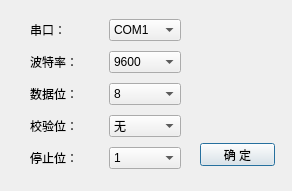
<?xml version="1.0" encoding="UTF-8"?>
<ui version="4.0">
 <class>COM</class>
 <widget class="QDialog" name="COM">
  <property name="geometry">
   <rect>
    <x>0</x>
    <y>0</y>
    <width>292</width>
    <height>191</height>
   </rect>
  </property>
  <property name="windowTitle">
   <string>Dialog</string>
  </property>
  <widget class="QPushButton" name="OKpushButton">
   <property name="geometry">
    <rect>
     <x>200</x>
     <y>143</y>
     <width>75</width>
     <height>23</height>
    </rect>
   </property>
   <property name="text">
    <string>确 定</string>
   </property>
  </widget>
  <widget class="QWidget" name="layoutWidget">
   <property name="geometry">
    <rect>
     <x>30</x>
     <y>15</y>
     <width>151</width>
     <height>161</height>
    </rect>
   </property>
   <layout class="QGridLayout" name="gridLayout">
    <item row="0" column="0">
     <widget class="QLabel" name="label_23">
      <property name="text">
       <string>串口：</string>
      </property>
     </widget>
    </item>
    <item row="0" column="1">
     <widget class="QComboBox" name="portNameComboBox">
      <item>
       <property name="text">
        <string>COM1</string>
       </property>
      </item>
      <item>
       <property name="text">
        <string>COM2</string>
       </property>
      </item>
      <item>
       <property name="text">
        <string>COM3</string>
       </property>
      </item>
      <item>
       <property name="text">
        <string>COM4</string>
       </property>
      </item>
      <item>
       <property name="text">
        <string>COM5</string>
       </property>
      </item>
      <item>
       <property name="text">
        <string>COM6</string>
       </property>
      </item>
     </widget>
    </item>
    <item row="1" column="0">
     <widget class="QLabel" name="label_20">
      <property name="text">
       <string>波特率：</string>
      </property>
     </widget>
    </item>
    <item row="1" column="1">
     <widget class="QComboBox" name="baudRateComboBox">
      <item>
       <property name="text">
        <string>9600</string>
       </property>
      </item>
      <item>
       <property name="text">
        <string>115200</string>
       </property>
      </item>
     </widget>
    </item>
    <item row="2" column="0">
     <widget class="QLabel" name="label_19">
      <property name="text">
       <string>数据位：</string>
      </property>
     </widget>
    </item>
    <item row="2" column="1">
     <widget class="QComboBox" name="dataBitsComboBox">
      <item>
       <property name="text">
        <string>8</string>
       </property>
      </item>
      <item>
       <property name="text">
        <string>7</string>
       </property>
      </item>
     </widget>
    </item>
    <item row="3" column="0">
     <widget class="QLabel" name="label_25">
      <property name="text">
       <string>校验位：</string>
      </property>
     </widget>
    </item>
    <item row="3" column="1">
     <widget class="QComboBox" name="parityComboBox">
      <item>
       <property name="text">
        <string>无</string>
       </property>
      </item>
      <item>
       <property name="text">
        <string>奇</string>
       </property>
      </item>
      <item>
       <property name="text">
        <string>偶</string>
       </property>
      </item>
     </widget>
    </item>
    <item row="4" column="0">
     <widget class="QLabel" name="label_22">
      <property name="text">
       <string>停止位：</string>
      </property>
     </widget>
    </item>
    <item row="4" column="1">
     <widget class="QComboBox" name="stopBitsComboBox">
      <item>
       <property name="text">
        <string>1</string>
       </property>
      </item>
      <item>
       <property name="text">
        <string>2</string>
       </property>
      </item>
     </widget>
    </item>
   </layout>
  </widget>
 </widget>
 <resources/>
 <connections/>
</ui>
